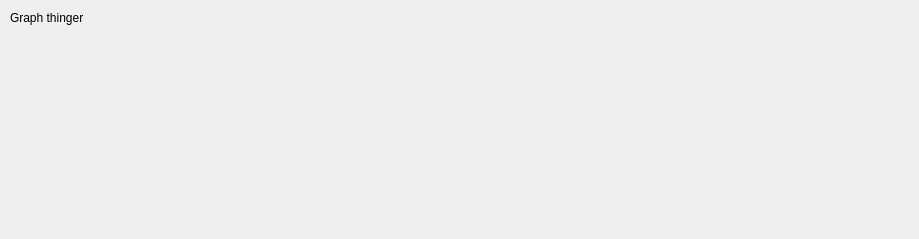
<?xml version="1.0" encoding="UTF-8"?>
<ui version="4.0">
 <class>ServerDisplay</class>
 <widget class="QWidget" name="ServerDisplay">
  <property name="geometry">
   <rect>
    <x>0</x>
    <y>0</y>
    <width>919</width>
    <height>239</height>
   </rect>
  </property>
  <property name="windowTitle">
   <string>Form</string>
  </property>
  <widget class="QLabel" name="label">
   <property name="geometry">
    <rect>
     <x>10</x>
     <y>10</y>
     <width>111</width>
     <height>16</height>
    </rect>
   </property>
   <property name="text">
    <string>Graph thinger</string>
   </property>
  </widget>
 </widget>
 <resources/>
 <connections/>
</ui>
